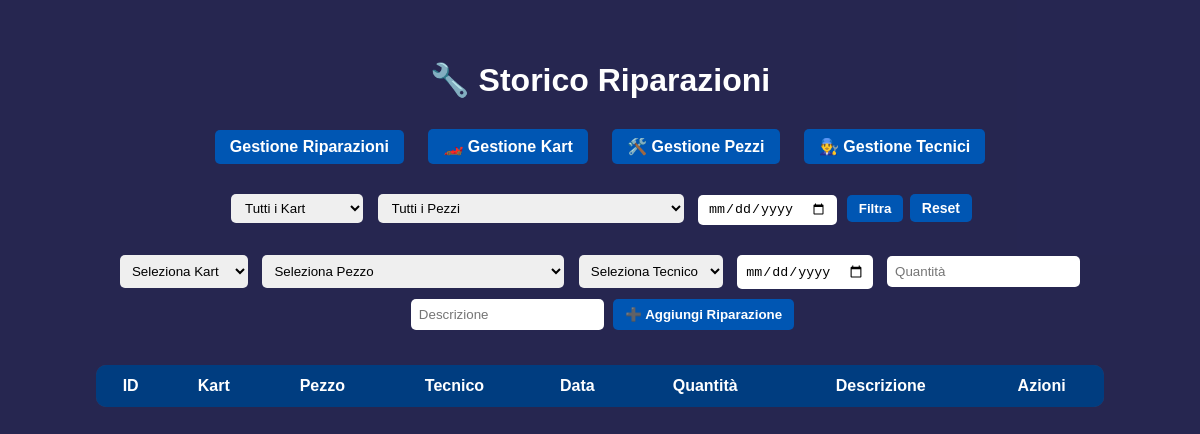
Before: / with the older database file.
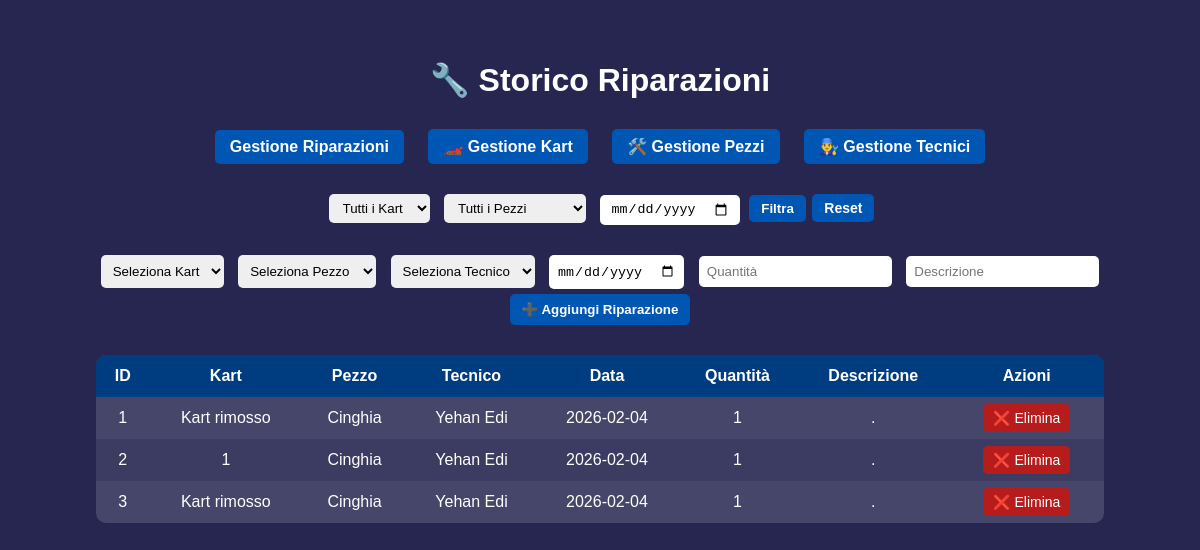
After: the same page with the newer database file.
### tables this page shows
CREATE TABLE riparazioni (
            id_riparazione INTEGER PRIMARY KEY AUTOINCREMENT,
            kart_id INTEGER,
            pezzo_id INTEGER,
            tecnico_id INTEGER,
            data_riparazione DATE,
            quantità INTEGER,
            descrizione TEXT,
            FOREIGN KEY (kart_id) REFERENCES kart(kart_id),
            FOREIGN KEY (pezzo_id) REFERENCES pezzi(pezzo_id),
            FOREIGN KEY (tecnico_id) REFERENCES tecnici(tecnico_id)
        );

CREATE TABLE pezzi (
            pezzo_id INTEGER PRIMARY KEY AUTOINCREMENT,
            nome_pezzo TEXT,
            codice TEXT,
            costo_unitario REAL,
            ricomprare BOOLEAN DEFAULT 0
        );

### main.py (the view)
@app.route("/")
def home():
    conn = db.get_connection()
    c = conn.cursor()
    kart_id = request.args.get("kart_id")
    pezzo_id = request.args.get("pezzo_id")
    data_riparazione = request.args.get("data_riparazione")
    query = """
        SELECT r.id_riparazione,
            COALESCE(k.kart_num, 'Kart rimosso') AS kart_num,
            p.nome_pezzo,
            t.nome || ' ' || t.cognome,
            r.data_riparazione,
            r.quantità,
            r.descrizione

        FROM riparazioni r
        LEFT JOIN kart k ON r.kart_id = k.kart_id
        JOIN pezzi p ON r.pezzo_id = p.pezzo_id
        JOIN tecnici t ON r.tecnico_id = t.tecnico_id
    """
    filters = []
    params = []
    if kart_id:
        filters.append("r.kart_id = ?")
        params.append(kart_id)
    if pezzo_id:
        filters.append("r.pezzo_id = ?")
        params.append(pezzo_id)
    if data_riparazione:
        filters.append("r.data_riparazione = ?")
        params.append(data_riparazione)
    if filters:
        query += " WHERE " + " AND ".join(filters)
    query += " ORDER BY r.data_riparazione DESC"
    c.execute(query, params)
    repairs = c.fetchall()
    c.execute("""
        SELECT kart_id, kart_num, modello
        FROM kart
        WHERE stato != 'Dismesso'
        ORDER BY kart_num ASC
    """)
    karts = c.fetchall()
    c.execute("SELECT pezzo_id, nome_pezzo, codice FROM pezzi")
    parts = c.fetchall()
    c.execute("SELECT tecnico_id, nome, cognome FROM tecnici")
    technicians = c.fetchall()
    conn.close()
    return render_template(
        "index.html",
        repairs=repairs,
        karts=karts,
        parts=parts,
        technicians=technicians,
        selected_kart=kart_id,
        selected_pezzo=pezzo_id,
        selected_data=data_riparazione
    )

### Mechanic.py (called while the page is built)
    def get_connection(self):
        return sqlite3.connect(self.database_name)

### templates/index.html (shortened to what this page needs)
<!DOCTYPE html>
<html>
<head>
    <link rel="stylesheet" href="{{ url_for('static', filename='style.css') }}">
</head>
<body>
<div class="overlay">
    <h1>🔧 Storico Riparazioni</h1>
    <div class="top-nav">
        <a href="/" class="nav-btn">Gestione Riparazioni</a>
        <a href="/karts" class="nav-btn">🏎️ Gestione Kart</a>
        <a href="/parts" class="nav-btn">🛠️ Gestione Pezzi</a>
        <a href="/technicians" class="nav-btn">👨‍🔧 Gestione Tecnici</a>
    </div>
    <form method="get" class="filter-form">
        <select name="kart_id">
            <option value="">Tutti i Kart</option>
        </select>
        <select name="pezzo_id">
            <option value="">Tutti i Pezzi</option>
        </select>
        <input type="date" name="data_riparazione" value="{{ selected_data }}">
        <button type="submit">Filtra</button>
        <a href="/" class="btn">Reset</a>
    </form>
    <form action="/add_repair" method="post" class="add-repair-form">
        <select name="kart_id" required>
            <option value="" disabled selected>Seleziona Kart</option>
        </select>
        <select name="pezzo_id" required>
            <option value="" disabled selected>Seleziona Pezzo</option>
        </select>
        <select name="tecnico_id" required>
            <option value="" disabled selected>Seleziona Tecnico</option>
        </select>
        <input type="date" name="data_riparazione" required>
        <input type="number" name="quantità" min="1" placeholder="Quantità" required>
        <input type="text" name="descrizione" placeholder="Descrizione">
        <button type="submit">➕ Aggiungi Riparazione</button>
    </form>
    <table>
        <tr>
            <th>ID</th>
            <th>Kart</th>
            <th>Pezzo</th>
            <th>Tecnico</th>
            <th>Data</th>
            <th>Quantità</th>
            <th>Descrizione</th>
            <th>Azioni</th>
        </tr>
        {% for r in repairs %}
        <tr>
            <td>{{ r[0] }}</td>
            <td>{{ r[1] }}</td>
            <td>{{ r[2] }}</td>
            <td>{{ r[3] }}</td>
            <td>{{ r[4] }}</td>
            <td>{{ r[5] }}</td>
            <td>{{ r[6] }}</td>
            <td>
                <a class="btn delete" href="/remove_repair/{{ r[0] }}">❌ Elimina</a>
            </td>
        </tr>
        {% endfor %}
    </table>
</div>
</body>
</html>

### static/style.css (style rules this page uses)
body { font-family: Arial, sans-serif; margin: 0; padding: 0; background-size: cover; color: white; }
.overlay { background-color: rgba(0, 0, 50, 0.85); min-height: 100vh; padding: 40px; }
h1 { text-align: center; margin-bottom: 30px; }
.top-nav { text-align: center; margin-bottom: 25px; }
.nav-btn { display: inline-block; margin: 0 10px; padding: 8px 15px; border-radius: 5px; background-color: #0056b3; color: white; text-decoration: none; font-weight: bold; }
form { text-align: center; margin-bottom: 30px; }
input, select { padding: 8px; margin: 5px; border-radius: 5px; border: none; }
button { padding: 8px 12px; border-radius: 5px; border: none; background-color: #0056b3; color: white; cursor: pointer; font-weight: bold; }
table { width: 90%; margin: auto; border-collapse: collapse; background: rgba(255, 255, 255, 0.1); border-radius: 10px; overflow: hidden; }
th, td { padding: 12px; text-align: center; }
th { background-color: #003d80; }
tr:nth-child(even) { background-color: rgba(255, 255, 255, 0.05); }
.btn { padding: 6px 10px; border-radius: 5px; text-decoration: none; color: white; font-size: 14px; margin: 2px; }
.delete { background-color: #b71c1c; }
.filter-form { text-align: center; margin-bottom: 20px; }
.filter-form select, .filter-form input[type="date"] { padding: 6px 10px; margin: 5px; border-radius: 5px; border: none; }
.filter-form button, .filter-form .btn { padding: 6px 12px; border-radius: 5px; border: none; background-color: #0056b3; color: white; font-weight: bold; cursor: pointer; }

Changed rows visible on the page:
added riparazioni: id_riparazione "1", r "Kart rimosso", nome_pezzo "Cinghia", r "Yehan Edi", data_riparazione "2026-02-04", quantità "1", descrizione "."
added riparazioni: id_riparazione "2", r "1", nome_pezzo "Cinghia", r "Yehan Edi", data_riparazione "2026-02-04", quantità "1", descrizione "."
added riparazioni: id_riparazione "3", r "Kart rimosso", nome_pezzo "Cinghia", r "Yehan Edi", data_riparazione "2026-02-04", quantità "1", descrizione "."
